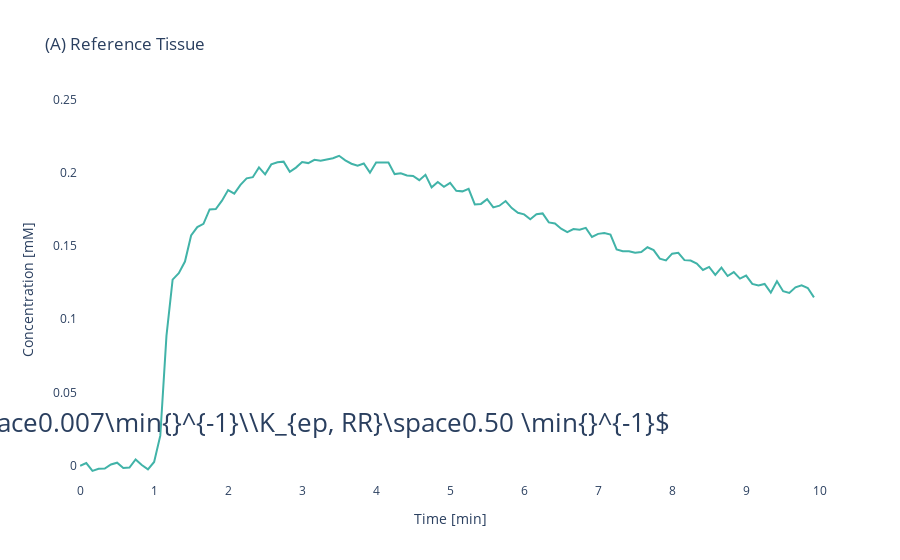

The cell this chart's notebook holds for it:
### Markdown cell above
* (A) Reference Tissue <a name="reference-tissue"></a>

### Code cell
%get Crr --from MATLAB
%get Ct --from MATLAB
%get Cp --from MATLAB
%get t --from MATLAB
%get idx --from MATLAB
%get estKepRR --from MATLAB
%get pkCE --from MATLAB
%get denum --from MATLAB
%get num --from MATLAB


# ======================================= First subplot ===================================================================================

sub1 = go.Figure()

# sub1.add_trace(go.Scatter(x=t,y=Crr,mode='lines',line_color='#41B3A8')

sub1.add_trace(go.Scatter(x=t, y=Crr,
                    mode='lines', line_color='#41B3A8'))

sub1.update_layout(title='(A) Reference Tissue',
                   xaxis_title='Time [min]',
                   yaxis_title=r'Concentration [mM]',
                   plot_bgcolor="#fff",
                   xaxis=dict(showline=True,
                              range=[0, 10],
                              tickvals=[0, 1, 2, 3, 4, 5, 6, 7, 8, 9, 10]),
                   yaxis=dict(showline=True, 
                              range=[-0.01, 0.25], #the range from zero cuts out some values off
                              tickvals=[0, 0.05, 0.10, 0.15, 0.20, 0.25]),
                   
                 )

sub1.add_annotation(text=r'$K_{RR}^{trans}\space0.007\min{}^{-1}\\K_{ep, RR}\space0.50 \min{}^{-1}$',
                  xref="paper", yref="paper",
                  x=0.8, y=0.1, showarrow=False, font = dict(size = 26))
               
sub1.show()

### Figure 1 — Plotly figure (JSON) as saved in the notebook; plotly's stock layout.template omitted (floating-point values rounded to 4 significant figures)
{"data": [{"line": {"color": "#41B3A8"}, "mode": "lines", "type": "scatter", "x": [0.001667, 0.085, 0.1683, 0.2517, 0.335, 0.4183, 0.5017, 0.585, 0.6683, 0.7517, 0.835, 0.9183, 1.002, 1.085, 1.168, 1.252, 1.335, 1.418, 1.502, 1.585, 1.668, 1.752, 1.835, 1.918, 2.002, 2.085, 2.168, 2.252, 2.335, 2.418, 2.502, 2.585, 2.668, 2.752, 2.835, 2.918, 3.002, 3.085, 3.168, 3.252, 3.335, 3.418, 3.502, 3.585, 3.668, 3.752, 3.835, 3.918, 4.002, 4.085, 4.168, 4.252, 4.335, 4.418, 4.502, 4.585, 4.668, 4.752, 4.835, 4.918, 5.002, 5.085, 5.168, 5.252, 5.335, 5.418, 5.502, 5.585, 5.668, 5.752, 5.835, 5.918, 6.002, 6.085, 6.168, 6.252, 6.335, 6.418, 6.502, 6.585, 6.668, 6.752, 6.835, 6.918, 7.002, 7.085, 7.168, 7.252, 7.335, 7.418, 7.502, 7.585, 7.668, 7.752, 7.835, 7.918, 8.002, 8.085, 8.168, 8.252, 8.335, 8.418, 8.502, 8.585, 8.668, 8.752, 8.835, 8.918, 9.002, 9.085, 9.168, 9.252, 9.335, 9.418, 9.502, 9.585, 9.668, 9.752, 9.835, 9.918], "y": [-0.0003366, 0.001619, -0.003733, -0.002359, -0.002214, 0.0006147, 0.001857, -0.001749, -0.001506, 0.004058, 0.0002951, -0.002767, 0.002353, 0.02034, 0.08861, 0.1271, 0.1315, 0.1394, 0.1573, 0.1631, 0.1653, 0.1751, 0.1753, 0.1811, 0.1884, 0.186, 0.1919, 0.1964, 0.1972, 0.2039, 0.1991, 0.2059, 0.2074, 0.2078, 0.2009, 0.2038, 0.2075, 0.2068, 0.209, 0.2084, 0.2093, 0.2101, 0.2118, 0.2087, 0.2064, 0.205, 0.2065, 0.2003, 0.2072, 0.2073, 0.2073, 0.1993, 0.1999, 0.1984, 0.198, 0.1951, 0.1988, 0.1903, 0.1939, 0.1906, 0.1933, 0.1879, 0.1875, 0.1892, 0.1785, 0.1789, 0.1821, 0.1765, 0.1777, 0.1809, 0.1761, 0.1729, 0.1717, 0.1685, 0.1718, 0.1724, 0.1662, 0.1655, 0.1619, 0.1595, 0.1617, 0.1612, 0.1625, 0.1563, 0.1584, 0.1591, 0.158, 0.1477, 0.1466, 0.1465, 0.1455, 0.1459, 0.1492, 0.1473, 0.1414, 0.1403, 0.1449, 0.1455, 0.1404, 0.1402, 0.1381, 0.1337, 0.1358, 0.1304, 0.1353, 0.1296, 0.1323, 0.1278, 0.1299, 0.1242, 0.1231, 0.1241, 0.1182, 0.1259, 0.1192, 0.118, 0.1218, 0.1232, 0.1213, 0.1149]}], "layout": {"annotations": [{"font": {"size": 26}, "showarrow": false, "text": "$K_{RR}^{trans}\\space0.007\\min{}^{-1}\\\\K_{ep, RR}\\space0.50 \\min{}^{-1}$", "x": 0.8, "xref": "paper", "y": 0.1, "yref": "paper"}], "plot_bgcolor": "#fff", "title": {"text": "(A) Reference Tissue"}, "xaxis": {"range": [0, 10], "showline": true, "tickvals": [0, 1, 2, 3, 4, 5, 6, 7, 8, 9, 10], "title": {"text": "Time [min]"}}, "yaxis": {"range": [-0.01, 0.25], "showline": true, "tickvals": [0, 0.05, 0.1, 0.15, 0.2, 0.25], "title": {"text": "Concentration [mM]"}}}}
